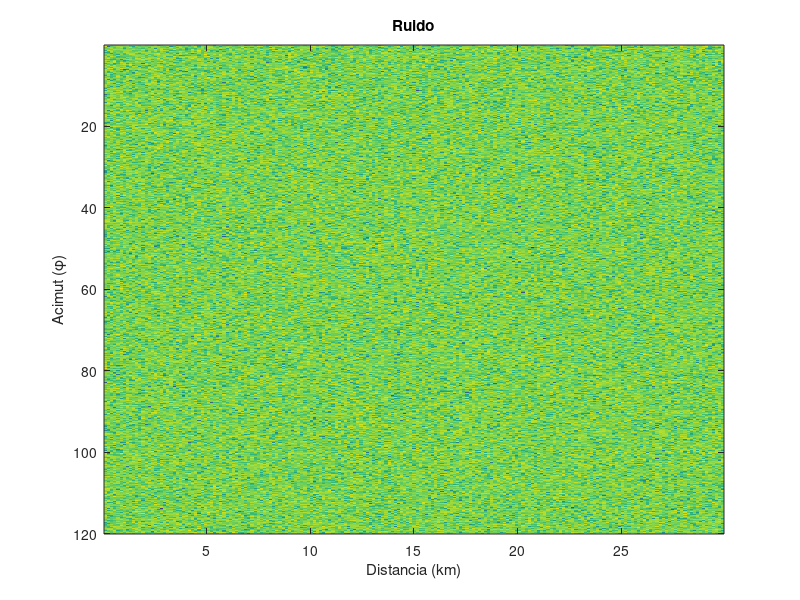
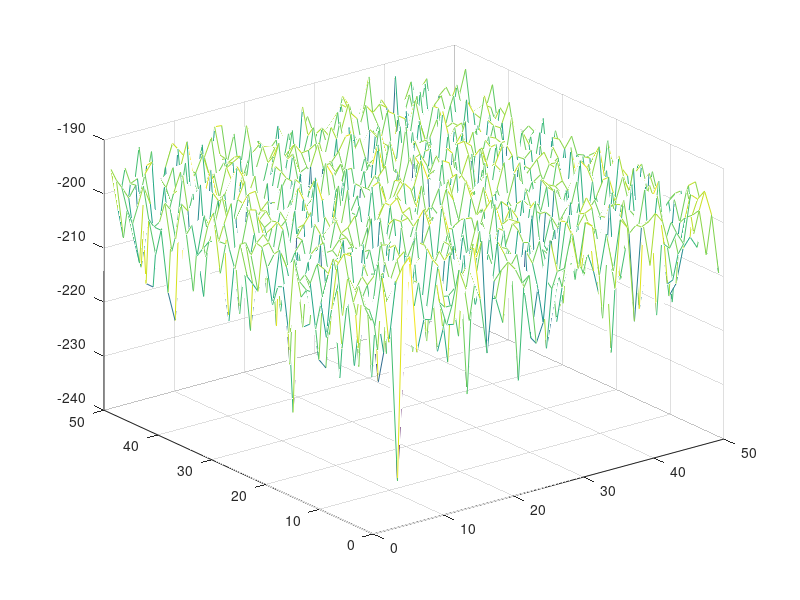
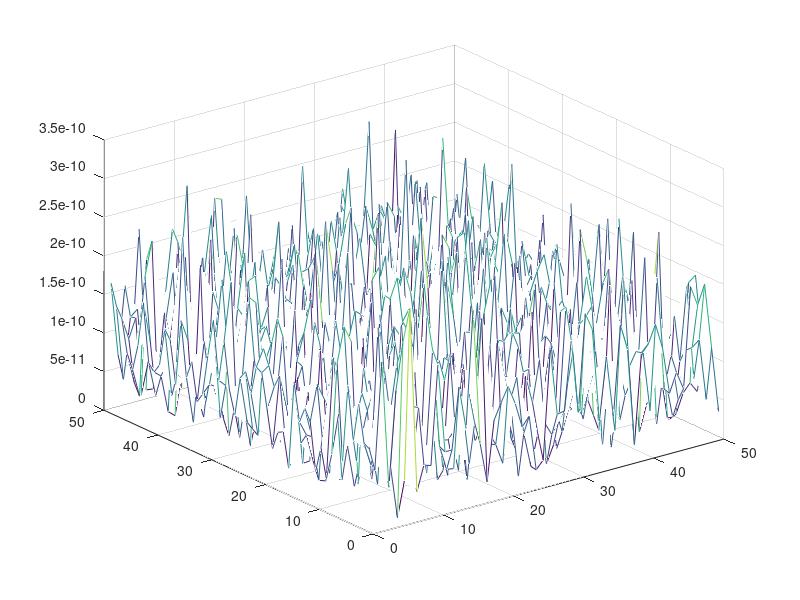
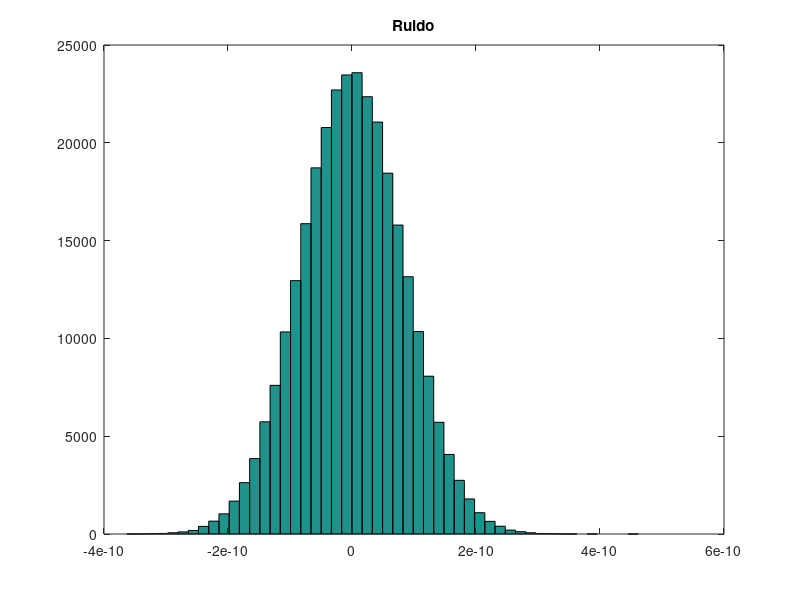

The MATLAB source for these figures, in order: (Note: this script raises an error after producing the figures.)
%% PARAMETROS DEL RADAR
k=1.38054e-23;% (J/K)
T0=290; % K
c=3e8; %m/s velocidad de la luz
BW_senal=1e6; 
ancho_haz=1.2; %grados
giro_antena=26; %rpm
PRF=1950;%Hz
Rango_max_matriz=30*1000; %m;
Cobertura_acimut= 120; %grados
f_portadora=2.5e9; %Hz
Fs=2.35; %dB Factor de ruido de la cadena receptora
lambda=c/f_portadora;
p_pico=1e3; %W
Ganancia_TX=30; %dB

%% Dimensiones de la matriz radar
% Resoluciones (Ejercicio 1)

R_resolucion=c/(2*BW_senal);
Az_Resolucion=ancho_haz;

% Tamaño matriz (Ejercicio 2)
separacion_columnas=R_resolucion;
num_columnas=ceil(Rango_max_matriz/separacion_columnas)-1;
separacion_filas=giro_antena*360/PRF/60;
num_filas=ceil(Cobertura_acimut/separacion_filas);

% Tamaño de la celda de resolucion del sistema en m2 a una distancia de 5km y 15km (Ejercicio 3)
Area_celda_5km = 5000* ancho_haz*pi/180*R_resolucion;
Area_celda_15km = 15000* ancho_haz*pi/180*R_resolucion;

% Zona iluminada por el radar correspondiente a la muestra de la matriz situada en ... (Ejercicio 4)
distancia_150=150*R_resolucion;
acimut_300=300*separacion_filas;
Area_celda_300_150=distancia_150*ancho_haz*pi/180*R_resolucion;

% Número de pulsos recibidos por blanco en cada exploración (Ejercicio 5)
Tiempo_iluminacion=ancho_haz*60/(giro_antena*360);

n_pulsos=Tiempo_iluminacion*PRF;

%%%%%%%%%%%%%%%%%%%%%%%%%%%%%% PARTE 2 %%%%%%%%%%%%%%%%%%%%%%%%%%%%%%%%%%%%
%% ESTUDIO DEL RUIDO DE LA CADENA RECEPTORA

%Varianza de las componentes en fase y cuadratura del ruido
fs=10^(Fs/10); %factor de ruido expresado en unidades naturales.
No=k*T0*fs;

%Generación de la matriz radar en presencia de ruido (térmico de la cadena
%receptora)

ruido=sqrt(No)*randn(num_filas, num_columnas)+1i*sqrt(No)*randn(num_filas, num_columnas);
eje_x=(1:num_columnas)*R_resolucion/1000;%Eje de distancias en km
eje_y=(1:num_filas)*separacion_filas; %Eje de acimut en grados

figure(1)
imagesc(eje_x,eje_y,20*log10(abs(ruido))); title('Ruido')
xlabel('Distancia (km)')
ylabel('Acimut (\phi)')

[X,Y]=meshgrid(1:50,1:50);
figure(2); mesh(X,Y, transpose(20*log10(abs(ruido(1:50,1:50)))));
figure(3); mesh(X,Y, transpose((abs(ruido(1:50,1:50)))));

ruido2=randn(num_filas, num_columnas)+1i*randn(num_filas, num_columnas);

%Caractización estadística del ruido
%Estudio de la componente en fase (parte real) de las muestras
figure(4); hist(real(ruido(:)),50); title('Ruido')


[pdf_est, ejex] = pdf_estimada(real(ruido(:)), 50);
figure(5); plot(ejex,pdf_est);title('fdp de la componente en fase')

media_parte_real=mean(real(ruido(:)));
varianza_parte_real=var(real(ruido(:)));

%Estudio de la componente en cuadratura (parte imaginaria) de las muestras

[pdf_est, ejex] = pdf_estimada(real(ruido(:)), 50);
figure(6); plot(ejex,pdf_est);title('fdp de la componente en cuadratura')

media_parte_imaginaria=mean(imag(ruido(:)));
varianza_parte_imaginaria=var(imag(ruido(:)));

% Estudio de la intensidad (módulo al cuadrado) de las muestras.
[pdf_est, ejex] = pdf_estimada((abs(ruido(:))).^2, 50);
figure(7); plot(ejex,pdf_est);title('fdp de la intensidad')

media_intensidad=mean(abs(ruido(:)).^2);
varianza_intensidad=var(abs(ruido(:)).^2);

%Estudio de la amplitud (modulo) de las muestras.
[pdf_est, ejex] = pdf_estimada(abs(ruido(:)), 50);
figure(8); plot(ejex, pdf_est); title('fdp de la amplitud');

%%%%%%%%%%%%%%%%%%%%%%%%%%%%%%%%%% Parte 3 %%%%%%%%%%%%%%%%%%%%%%%%%%%%%%%%
%% Blanco no fluctuante y radar coherente

% Blanco estacionario
SNR_estacionario=15; %dB
Er_estacionario=No*10^(SNR_estacionario/10);
vector_blanco_estacionario=sqrt(2*Er_estacionario)*exp(1i*pi/5)*ones(n_pulsos,1);
R_blanco_estacionario=5e3; %m
Acimut_blanco_estacionario=10; %grados

columna_blanco_estacionario=ceil(R_blanco_estacionario/R_resolucion);
fila_blanco_estacionario=ceil(Acimut_blanco_estacionario/separacion_filas);

ruido_blancos=ruido;

if rem(n_pulsos,2)==0
    ruido_blancos((fila_blanco_estacionario-(n_pulsos/2)):(fila_blanco_estacionario+(n_pulsos/2)-1),columna_blanco_estacionario)=ruido_blancos((fila_blanco_estacionario-(n_pulsos/2)):(fila_blanco_estacionario+(n_pulsos/2)-1),columna_blanco_estacionario)+vector_blanco_estacionario;
else
    ruido_blancos((fila_blanco_estacionario-fix(n_pulsos/2)):(fila_blanco_estacionario+fix(n_pulsos/2)),columna_blanco_estacionario)=ruido_blancos((fila_blanco_estacionario-fix(n_pulsos/2)):(fila_blanco_estacionario+fix(n_pulsos/2)),columna_blanco_estacionario)+vector_blanco_estacionario;
end

figure(9); imagesc(eje_x,eje_y,20*log10(abs(ruido_blancos)));title('Blanco estacionario')

%El blanco está ahora a 8km manteniendo el acimut de 10º
constante=Er_estacionario*R_blanco_estacionario^4;
Er_blanco_8km=constante/(8000^4);

vector_blanco_8km=sqrt(2*Er_blanco_8km)*exp(1i*pi/5)*ones(n_pulsos,1);

% La fila es la misma
columna_blanco_8km=ceil(8000/R_resolucion);

if rem(n_pulsos,2)==0

    ruido_blancos((fila_blanco_estacionario-(n_pulsos/2)):(fila_blanco_estacionario+(n_pulsos/2)-1),columna_blanco_8km)=ruido_blancos((fila_blanco_estacionario-(n_pulsos/2)):(fila_blanco_estacionario+(n_pulsos/2)-1),columna_blanco_8km)+vector_blanco_8km;

else

    ruido_blancos((fila_blanco_estacionario-fix(n_pulsos/2)):(fila_blanco_estacionario+fix(n_pulsos/2)),columna_blanco_8km)=ruido_blancos((fila_blanco_estacionario-fix(n_pulsos/2)):(fila_blanco_estacionario+fix(n_pulsos/2)),columna_blanco_8km)+vector_blanco_8km;

end

figure(10); imagesc(eje_x,eje_y,20*log10(abs(ruido_blancos)));title('Blanco estacionario 8km')

SNR_blanco_8km=10*log10(Er_blanco_8km/No);


% Blanco con movimiento radial

R_blanco_radial=7e3; %m
Acimut_blanco_radial=Acimut_blanco_estacionario; %grados
v_radial=150; %km/h
Er_blanco_radial=constante/(R_blanco_radial)^4;

mov_radial_blanco=v_radial*1000/3600*Tiempo_iluminacion;
columna_blanco_radial=ceil(R_blanco_radial/R_resolucion);
fila_blanco_radial=fila_blanco_estacionario;

omega_Doppler=4*v_radial*1000/3600*pi/lambda;

vector_blanco_radial=sqrt(2*Er_blanco_radial)*exp(1i*pi/5)*exp(-1i*omega_Doppler/PRF*(0:(n_pulsos-1))).';
SNR_blanco_radial=10*log10(Er_blanco_radial/No);

if rem(n_pulsos,2)==0
    ruido_blancos((fila_blanco_radial-(n_pulsos/2)):(fila_blanco_radial+(n_pulsos/2)-1),columna_blanco_radial)=ruido_blancos((fila_blanco_radial-(n_pulsos/2)):(fila_blanco_radial+(n_pulsos/2)-1),columna_blanco_radial)+vector_blanco_radial;
else
    ruido_blancos((fila_blanco_radial-fix(n_pulsos/2)):(fila_blanco_radial+fix(n_pulsos/2)),columna_blanco_radial)=ruido_blancos((fila_blanco_radial-fix(n_pulsos/2)):(fila_blanco_radial+fix(n_pulsos/2)),columna_blanco_radial)+vector_blanco_radial;
end

figure(11); imagesc((1:num_columnas)*R_resolucion/1000,(1:num_filas)*separacion_filas,20*log10(abs(ruido_blancos))); title('Blanco estacionario+giro+radial')

% M(1)=getframe;

%% Segunda vuelta
% Blanco no fluctuante y radar coherente Segunda vuelta

ruido_blancos_vuelta2=sqrt(No)*randn(num_filas, num_columnas)+1i*sqrt(No)*randn(num_filas, num_columnas);

% Blanco estacionario
% vector_blanco_estacionario ya existe

if rem(n_pulsos,2)==0
    ruido_blancos_vuelta2((fila_blanco_estacionario-(n_pulsos/2)):(fila_blanco_estacionario+(n_pulsos/2)-1),columna_blanco_estacionario)=ruido_blancos_vuelta2((fila_blanco_estacionario-(n_pulsos/2)):(fila_blanco_estacionario+(n_pulsos/2)-1),columna_blanco_estacionario)+vector_blanco_estacionario;
else
    ruido_blancos_vuelta2((fila_blanco_estacionario-fix(n_pulsos/2)):(fila_blanco_estacionario+fix(n_pulsos/2)),columna_blanco_estacionario)=ruido_blancos_vuelta2((fila_blanco_estacionario-fix(n_pulsos/2)):(fila_blanco_estacionario+fix(n_pulsos/2)),columna_blanco_estacionario)+vector_blanco_estacionario;
end

%El blanco está ahora a 8km con acimut inicial 10º, girnado a 1º/s

%Er_blanco_8km ya está calculado

%vector_blanco_8km esta variable ya existe

% ¿Está en la misma fila? Se está moviendo, por lo que no está en la misma fila
velocidad_giro=1; %º/s
Tiempo_vuelta_antena=60/giro_antena;
Desplazamiento_acimut=Tiempo_vuelta_antena*velocidad_giro;

fila_blanco_giro=ceil((Acimut_blanco_estacionario+Desplazamiento_acimut)/separacion_filas);

columna_blanco_8km=ceil(8000/R_resolucion);

if rem(n_pulsos,2)==0
    ruido_blancos_vuelta2((fila_blanco_giro-(n_pulsos/2)):(fila_blanco_giro+(n_pulsos/2)-1),columna_blanco_8km)=ruido_blancos_vuelta2((fila_blanco_giro-(n_pulsos/2)):(fila_blanco_giro+(n_pulsos/2)-1),columna_blanco_8km)+vector_blanco_8km;
else
    ruido_blancos_vuelta2((fila_blanco_giro-fix(n_pulsos/2)):(fila_blanco_giro+fix(n_pulsos/2)),columna_blanco_8km)=ruido_blancos_vuelta2((fila_blanco_giro-fix(n_pulsos/2)):(fila_blanco_giro+fix(n_pulsos/2)),columna_blanco_8km)+vector_blanco_8km;
end

SNR_blanco_8km=10*log10(Er_blanco_8km/No);

% Blanco con movimiento radial

R_blanco_radial=7e3; %
mov_radial_blanco=v_radial*1000/3600*Tiempo_vuelta_antena;

columna_blanco_radial=ceil((R_blanco_radial+mov_radial_blanco)/R_resolucion);
fila_blanco_radial=fila_blanco_estacionario;
Acimut_blanco_radial=Acimut_blanco_estacionario; %grados

Er_blanco_radial_vuelta2=constante/(R_blanco_radial+mov_radial_blanco)^4;

vector_blanco_radial_vuelta2=sqrt(2*Er_blanco_radial_vuelta2)*exp(1i*pi/5)*exp(-1i*omega_Doppler/PRF*(0:(n_pulsos-1))).';
SNR_blanco_radial_vuelta2=10*log10(Er_blanco_radial_vuelta2/No);

if rem(n_pulsos,2)==0
    ruido_blancos_vuelta2((fila_blanco_radial-(n_pulsos/2)):(fila_blanco_radial+(n_pulsos/2)-1),columna_blanco_radial)=ruido_blancos_vuelta2((fila_blanco_radial-(n_pulsos/2)):(fila_blanco_radial+(n_pulsos/2)-1),columna_blanco_radial)+vector_blanco_radial_vuelta2;
else
    ruido_blancos_vuelta2((fila_blanco_radial-fix(n_pulsos/2)):(fila_blanco_radial+fix(n_pulsos/2)),columna_blanco_radial)=ruido_blancos_vuelta2((fila_blanco_radial-fix(n_pulsos/2)):(fila_blanco_radial+fix(n_pulsos/2)),columna_blanco_radial)+vector_blanco_radial_vuelta2;
end

figure(12); imagesc(eje_x,eje_y,20*log10(abs(ruido_blancos_vuelta2)));title('Blanco estacionario+giro+radial, vuelta 2')

M(2)=getframe;

%% Blanco no fluctuante y radar coherente (blancos_matriz)
ruido_blancos=ruido;
Er=zeros(1,3);
theta_R=zeros(1,3);
vr=zeros(1,3);
fila=zeros(1,3);
columna=zeros(1,3);

% Blanco estacionario
SNR_estacionario=15; %dB
Er(1)=No*10^(SNR_estacionario/10);
theta_R(1)=pi/5;
vr(1)=0;
R_blanco_estacionario=5e3; %m
Acimut_blanco_estacionario=10; %grados

columna(1)=ceil(R_blanco_estacionario/R_resolucion);
fila(1)=ceil(Acimut_blanco_estacionario/separacion_filas);

% El blanco está ahora a 8km, con acimut inicial de 10º y girando a 1º/s

constante=Er(1)*R_blanco_estacionario^4;
Er(2)=constante/(8000^4);
theta_R(2)=pi/5;
vr(2)=0;
fila(2)=fila(1);
% La fila es la misma
columna(2)=ceil(8000/R_resolucion);

SNR_blanco_8km=10*log10(Er(2)/No);

% Blanco con movimiento radial

R_blanco_radial=7e3; %m
Acimut_blanco_radial=Acimut_blanco_estacionario; %grados
theta_R(3)=pi/5;
vr(3)=150; %km/h
Er(3)=constante/(R_blanco_radial)^4;

mov_radial_blanco=vr(3)*1000/3600*Tiempo_iluminacion;
columna(3)=ceil(R_blanco_radial/R_resolucion);
fila(3)=fila(1);

SNR_blanco_radial=10*log10(Er(3)/No);

[ruido_blancos]=blancos_matriz(Er,theta_R,vr,fila,columna,n_pulsos, ruido_blancos, f_portadora, PRF);

figure(13); imagesc(eje_x,eje_y,20*log10(abs(ruido_blancos))); title('Blancos iniciales')

%M(1)=getframe;

%% Segunda vuelta
%Blanco no fluctuante y radar coherente (blancos_matriz)

ruido_blancos_vuelta2=sqrt(No)*randn(num_filas, num_columnas)+1i*sqrt(No)*randn(num_filas, num_columnas);

%BLANCO 1: ESTACIONARIO, MANTIENE SUS VALORES Er(1), theta_R(1), vr(1),
%fila(1) y columna(1)

%BLANCO 2 MANTIENE SUS VALORES Er(2), theta_R(2), vr(2) y columna(2)

%vector_blanco_8km esta variable ya existe

% ¿Está en la misma fila? Se está moviendo, por lo que no está en la misma fila
velocidad_giro=1; %º/s
Tiempo_vuelta_antena=60/giro_antena;
Desplazamiento_acimut=Tiempo_vuelta_antena*velocidad_giro;

fila(2)=ceil((Acimut_blanco_estacionario+Desplazamiento_acimut)/separacion_filas);

SNR_blanco_8km=10*log10(Er(2)/No);

%BLANCO 3 MANTIENE SUS VALORES theta_R(2), vr(3) y fila(3)
%Blanco con movimiento radial

R_blanco_radial=7e3; %m
mov_radial_blanco=vr(3)*1000/3600*Tiempo_vuelta_antena;

columna(3)=ceil((R_blanco_radial+mov_radial_blanco)/R_resolucion);

Er(3)=constante/(R_blanco_radial+mov_radial_blanco)^4;

SNR_blanco_radial_vuelta2=10*log10(Er(3)/No);

[ruido_blancos_vuelta2]=blancos_matriz(Er,theta_R,vr,fila,columna,n_pulsos, ruido_blancos_vuelta2, f_portadora, PRF);

figure(14); imagesc(eje_x,eje_y,20*log10(abs(ruido_blancos_vuelta2))); title('Blancos, vuelta 2')


%% Tercera vuelta
%Blanco no fluctuante y radar coherente (blancos_matriz)

ruido_blancos_vuelta3=sqrt(No)*randn(num_filas, num_columnas)+1i*sqrt(No)*randn(num_filas, num_columnas);

%BLANCO 1: ESTACIONARIO, MANTIENE SUS VALORES Er(1), theta_R(1), vr(1),
%fila(1) y columna(1)

%BLANCO 2 MANTIENE SUS VALORES Er(2), theta_R(2), vr(2) y columna(2)

%vector_blanco_8km esta variable ya existe

% ¿Está en la misma fila? Se está moviendo, por lo que no está en la misma fila
velocidad_giro=1; %º/s
Tiempo_vuelta_antena=60/giro_antena;
Desplazamiento_acimut=Tiempo_vuelta_antena*velocidad_giro;

fila(3)=ceil((Acimut_blanco_estacionario+2*Desplazamiento_acimut)/separacion_filas);

SNR_blanco_8km=10*log10(Er(2)/No);

%BLANCO 3 MANTIENE SUS VALORES theta_R(2), vr(3) y fila(3)
%Blanco con movimiento radial

R_blanco_radial=7e3; %m
mov_radial_blanco=vr(3)*1000/3600*Tiempo_vuelta_antena;

columna(3)=ceil((R_blanco_radial+2*mov_radial_blanco)/R_resolucion);

Er(3)=constante/(R_blanco_radial+2*mov_radial_blanco)^4;

SNR_blanco_radial_vuelta3=10*log10(Er(3)/No);

[ruido_blancos_vuelta3]=blancos_matriz(Er,theta_R,vr,fila,columna,n_pulsos, ruido_blancos_vuelta3, f_portadora, PRF);

figure(15); imagesc(eje_x,eje_y,20*log10(abs(ruido_blancos_vuelta3))); title('Blancos, vuelta 3')
